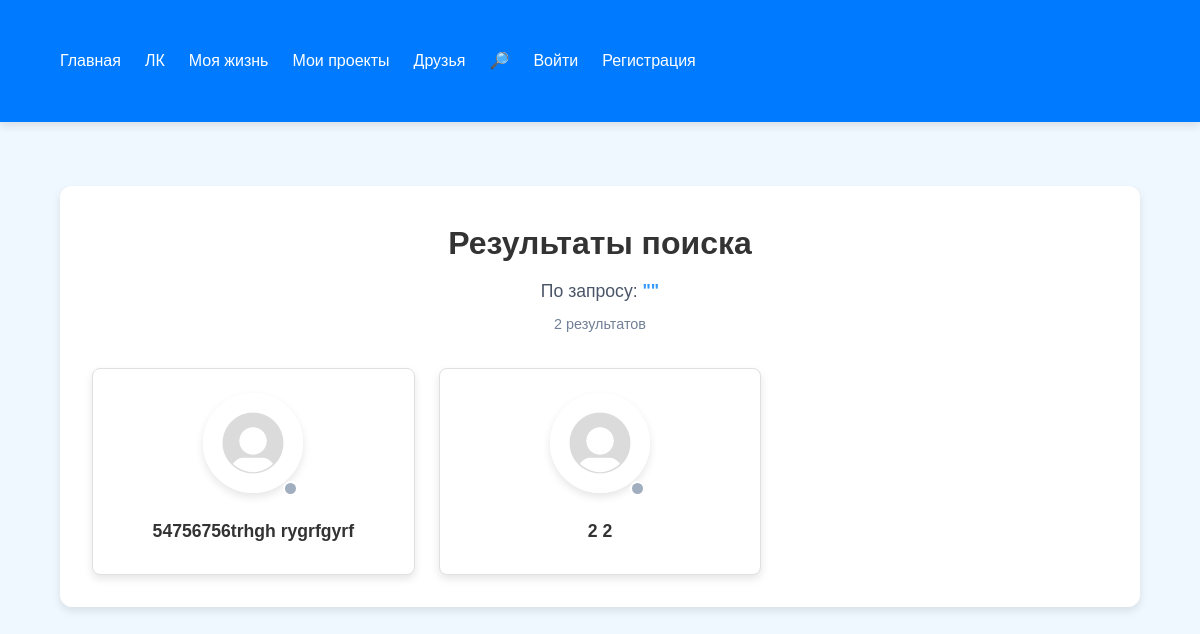
/search_results, run on the app's committed database.
### data/users.py (models this page shows, shortened)
class User(SqlAlchemyBase, UserMixin):
    __tablename__ = 'users'
    id = sqlalchemy.Column(sqlalchemy.Integer,
                           primary_key=True, autoincrement=True)
    name = sqlalchemy.Column(sqlalchemy.String, nullable=True)
    surname = sqlalchemy.Column(sqlalchemy.String, nullable=True)
    email = sqlalchemy.Column(sqlalchemy.String,
                              index=True, unique=True, nullable=True)
    hashed_password = sqlalchemy.Column(sqlalchemy.String, nullable=True)
    age = sqlalchemy.Column(sqlalchemy.Integer, default=0)
    specialization = sqlalchemy.Column(sqlalchemy.String(100), default='')
    bio = sqlalchemy.Column(sqlalchemy.Text, default='')
    city = sqlalchemy.Column(sqlalchemy.String(100), default='')
    number = sqlalchemy.Column(sqlalchemy.String(20), default='')
    code_word = sqlalchemy.Column(sqlalchemy.String(100), default='')
    avatar = sqlalchemy.Column(sqlalchemy.String(100), default='1.jpg')
    created_date = sqlalchemy.Column(sqlalchemy.DateTime, default=datetime.datetime.now)
    posts = relationship('Post', backref='author', lazy=True)
    projects = relationship('Project', backref='author', lazy=True)
    likes = relationship('Like', backref='user', lazy=True)
    reviews = relationship('Review', backref='author', lazy=True)

### main.py (the view)
@app.route('/search_results')
def search_results():
    db_sess = db_session.create_session()
    query = request.args.get('q', '').lower()
    users = db_sess.query(User).filter(
        (func.lower(User.name).startswith(query)) |
        (func.lower(User.surname).startswith(query)) |
        (func.lower(User.specialization).startswith(query)) |
        (func.lower(User.city).startswith(query))
    ).all()
    return render_template('search_results.html', users=users, query=query)

### data/db_session.py (called while the page is built)
def create_session() -> Session:
    global __factory
    return __factory()

### templates/search_results.html (shortened to what this page needs)
<!DOCTYPE html>
<html lang="ru">
<head>
    <link rel="stylesheet" href="{{ url_for('static', filename='css/search_results.css') }}">
</head>
<body>
<header class="site-header">
    <div class="container">
        <nav class="navbar">
            <div class="nav-items">
                <a href="{{ url_for('home') }}">Главная</a>
                <a href="{{ url_for('profile_view') }}">ЛК</a>
                <a href="{{ url_for('posts') }}">Моя жизнь</a>
                <a href="{{ url_for('projects') }}">Мои проекты</a>
                <a href="{{ url_for('friends') }}">Друзья</a>
                <a href="{{ url_for('find') }}">🔎</a>
                {% if current_user.is_authenticated %}
                <a href="{{ url_for('logout') }}">Выйти</a>
                {% else %}
                <a href="{{ url_for('login') }}">Войти</a>
                <a href="{{ url_for('register') }}">Регистрация</a>
                {% endif %}
            </div>
        </nav>
    </div>
</header>
<main class="container">
    <div class="results-container">
        <div class="search-header">
            <h1 class="results-title">Результаты поиска</h1>
            <p class="search-query">По запросу: <span>"{{ query }}"</span></p>
            <p class="results-count">{{ users|length }} результатов</p>
        </div>
        {% if users %}
        <div class="profiles-grid">
            {% for user in users %}
            <a href="{{ url_for('profile_author_post', user_id=user.id) }}" class="profile-card">
                <div class="profile-photo-container">
                    <img src="{{ url_for('static', filename='uploads/' + user.avatar) if user.avatar else url_for('static', filename='images/default_avatar.png') }}"
                         alt="{{ user.name }} {{ user.surname }}"
                         class="profile-photo">
                    <div class="online-status {% if user.is_online %}online{% else %}offline{% endif %}"></div>
                </div>
                <div class="profile-info">
                    <h3 class="profile-name">{{ user.name }} {{ user.surname }}</h3>
                </div>
            </a>
            {% endfor %}
        </div>
        {% else %}
        <div class="no-results">
            <h2>Ничего не найдено</h2>
            <p>Попробуйте изменить параметры поиска</p>
            <a href="{{ url_for('find') }}" class="back-to-search">Вернуться к поиску</a>
        </div>
        {% endif %}
    </div>
</main>
</body>
</html>

### static/css/search_results.css (style rules this page uses)
:root { --primary-color: #3399ff; --primary-hover: #267acc; --text-color: #333; --light-gray: #f8f9fa; --border-color: #e0e0e0; --shadow: 0 4px 8px rgba(0, 0, 0, 0.1); --card-shadow: 0 15px 30px rgba(0, 0, 0, 0.1); }
* { box-sizing: border-box; margin: 0; padding: 0; }
body { font-family: 'Arial', sans-serif; background-color: #f0f8ff; color: var(--text-color); line-height: 1.6; animation: fadeIn 1s ease-in-out; }
.container { width: 90%; max-width: 1200px; margin: 0 auto; padding: 2rem 0; }
.site-header { background-color: #007bff; box-shadow: var(--shadow); padding: 1rem 0; position: sticky; top: 0; z-index: 1000; }
.navbar { display: flex; justify-content: space-between; align-items: center; }
.nav-items { display: flex; gap: 1.5rem; }
.nav-items a { color: white !important; text-decoration: none; font-weight: 500; transition: color 0.3s; }
.results-container { background-color: white; border-radius: 12px; box-shadow: var(--shadow); padding: 2rem; margin-top: 2rem; }
.search-header { margin-bottom: 2rem; text-align: center; }
.results-title { font-size: 2rem; font-weight: 700; color: var(--text-color); margin-bottom: 0.5rem; }
.search-query { font-size: 1.1rem; color: #4a5568; margin-bottom: 0.5rem; }
.search-query span { font-weight: 600; color: var(--primary-color); }
.results-count { color: #718096; font-size: 0.9rem; }
.profiles-grid { display: grid; grid-template-columns: repeat(auto-fill, minmax(250px, 1fr)); gap: 1.5rem; margin-top: 2rem; }
.profile-card { display: flex; flex-direction: column; align-items: center; padding: 1.5rem; border-radius: 8px; background-color: white; border: 1px solid var(--border-color); transition: all 0.3s ease; text-decoration: none; color: inherit; box-shadow: var(--shadow); }
.profile-photo-container { position: relative; margin-bottom: 1rem; }
.profile-photo { width: 100px; height: 100px; border-radius: 50%; object-fit: cover; border: 3px solid white; box-shadow: var(--shadow); }
.online-status { position: absolute; bottom: 5px; right: 5px; width: 15px; height: 15px; border-radius: 50%; border: 2px solid white; }
.online-status.offline { background-color: #a0aec0; }
.profile-info { text-align: center; }
.profile-name { font-size: 1.1rem; font-weight: 600; margin-bottom: 0.3rem; color: var(--text-color); }

### data on the page
User: avatar (picture), name "54756756trhgh", surname "rygrfgyrf"
User: avatar (picture), name "2", surname "2"

### other printed values
{{ users|length }} "2"
